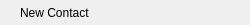
<?xml version="1.0" encoding="UTF-8"?>
<ui version="4.0">
 <class>GroupTipItem</class>
 <widget class="QWidget" name="GroupTipItem">
  <property name="geometry">
   <rect>
    <x>0</x>
    <y>0</y>
    <width>250</width>
    <height>25</height>
   </rect>
  </property>
  <property name="minimumSize">
   <size>
    <width>250</width>
    <height>25</height>
   </size>
  </property>
  <property name="maximumSize">
   <size>
    <width>250</width>
    <height>25</height>
   </size>
  </property>
  <property name="windowTitle">
   <string>Form</string>
  </property>
  <layout class="QVBoxLayout" name="verticalLayout">
   <property name="spacing">
    <number>0</number>
   </property>
   <property name="leftMargin">
    <number>20</number>
   </property>
   <property name="topMargin">
    <number>0</number>
   </property>
   <property name="rightMargin">
    <number>0</number>
   </property>
   <property name="bottomMargin">
    <number>0</number>
   </property>
   <item>
    <widget class="QLabel" name="label">
     <property name="text">
      <string>New Contact</string>
     </property>
    </widget>
   </item>
  </layout>
 </widget>
 <resources/>
 <connections/>
</ui>
